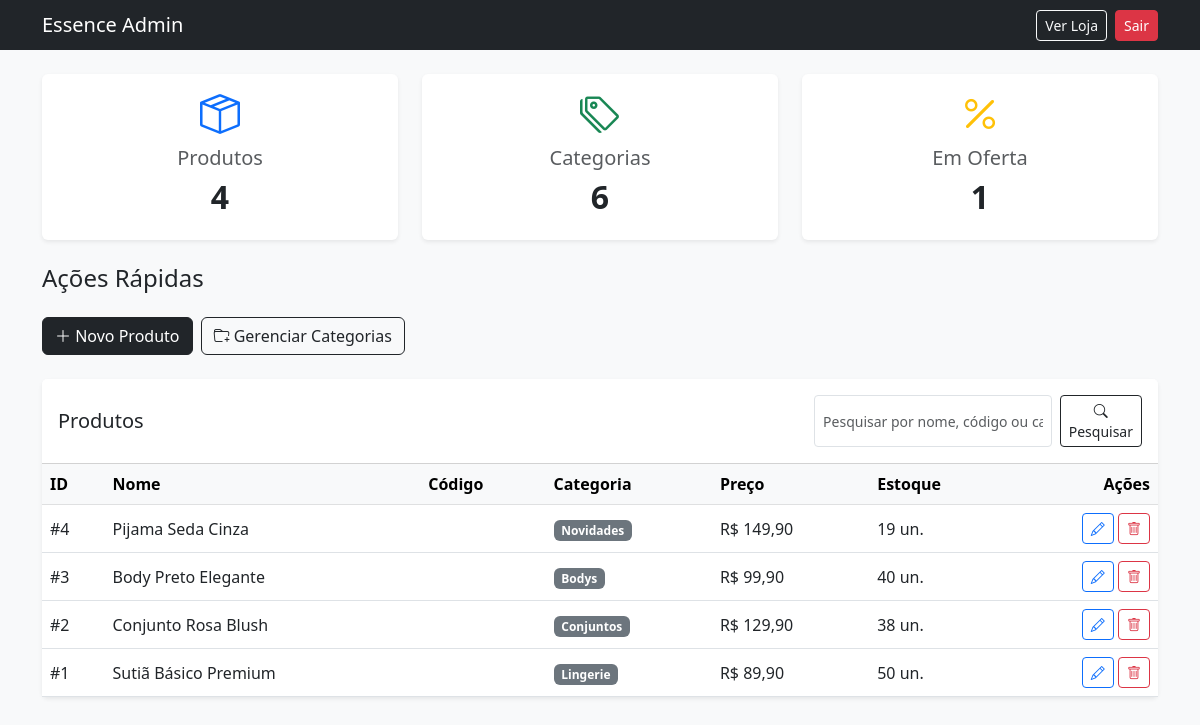
/src/public/admin/index.php (signed in), run on the app's committed database.
### tables this page shows
CREATE TABLE IF NOT EXISTS products (
    id INT AUTO_INCREMENT PRIMARY KEY,
    category_id INT,
    name VARCHAR(100) NOT NULL,
    description TEXT,
    price DECIMAL(10,2) NOT NULL,
    image_url VARCHAR(255),
    sizes JSON DEFAULT NULL,
    stock_by_size JSON DEFAULT NULL,
    is_offer BOOLEAN DEFAULT FALSE,
    created_at TIMESTAMP DEFAULT CURRENT_TIMESTAMP,
    updated_at TIMESTAMP DEFAULT CURRENT_TIMESTAMP ON UPDATE CURRENT_TIMESTAMP,
    FOREIGN KEY (category_id) REFERENCES categories(id) ON DELETE SET NULL,
    INDEX idx_category (category_id),
    INDEX idx_offer (is_offer)
);

CREATE TABLE IF NOT EXISTS categories (
    id INT AUTO_INCREMENT PRIMARY KEY,
    name VARCHAR(50) NOT NULL UNIQUE  
);

### src/config/StockManager.php (called while the page is built, shortened)
<?php
class StockManager {
    public static function getTotalStock($stock_data) {
        $stock = is_string($stock_data) ? json_decode($stock_data, true) ?? [] : $stock_data;
        return array_sum($stock);
    }
}

### src/public/admin/index.php (the view, shortened to what this page needs)
<?php
require_once __DIR__ . '/../../config/StockManager.php';
try {
    $database = new Database();
    $db = $database->getConnection();
    $totalProdutos = $db->query("SELECT COUNT(*) FROM products")->fetchColumn();
    $totalCategorias = $db->query("SELECT COUNT(*) FROM categories")->fetchColumn();
    $produtosOferta = $db->query("SELECT COUNT(*) FROM products WHERE is_offer = 1")->fetchColumn();
    $search = trim($_GET['search'] ?? '');
    $searchSql = '';
    $stmt = $db->prepare("SELECT p.*, c.name as category_name FROM products p
                          LEFT JOIN categories c ON p.category_id = c.id
                          $searchSql
                          ORDER BY p.id DESC LIMIT 20");
    $stmt->execute();
    $ultimosProdutos = $stmt->fetchAll(PDO::FETCH_ASSOC);
} catch (Exception $e) {
    error_log("Erro ao carregar admin: " . $e->getMessage());
    header("Location: /login?error=system_error");
    exit();
}
?>
<!DOCTYPE html>
<html lang="pt-br">
<head>
    <link href="https://cdn.jsdelivr.net/npm/bootstrap@5.3.0/dist/css/bootstrap.min.css" rel="stylesheet">
    <link rel="stylesheet" href="https://cdn.jsdelivr.net/npm/bootstrap-icons@1.11.1/font/bootstrap-icons.css">
</head>
<body class="bg-light">
<nav class="navbar navbar-dark bg-dark mb-4">
    <div class="container">
        <span class="navbar-brand mb-0 h1">Essence Admin</span>
        <div class="d-flex">
            <a href="/" class="btn btn-outline-light btn-sm me-2">Ver Loja</a>
            <a href="/logout" class="btn btn-danger btn-sm">Sair</a>
        </div>
    </div>
</nav>
<div class="container">
    <div class="row mb-4">
        <div class="col-md-4">
            <div class="card border-0 shadow-sm text-center p-3">
                <i class="bi bi-box-seam h1 text-primary"></i>
                <h5 class="text-muted">Produtos</h5>
                <h2 class="fw-bold"><?= $totalProdutos ?></h2>
            </div>
        </div>
        <div class="col-md-4">
            <div class="card border-0 shadow-sm text-center p-3">
                <i class="bi bi-tags h1 text-success"></i>
                <h5 class="text-muted">Categorias</h5>
                <h2 class="fw-bold"><?= $totalCategorias ?></h2>
            </div>
        </div>
        <div class="col-md-4">
            <div class="card border-0 shadow-sm text-center p-3">
                <i class="bi bi-percent h1 text-warning"></i>
                <h5 class="text-muted">Em Oferta</h5>
                <h2 class="fw-bold"><?= $produtosOferta ?></h2>
            </div>
        </div>
    </div>
    <div class="row">
        <div class="col-md-12 mb-4">
            <div class="d-flex justify-content-between align-items-center mb-3">
                <h4 class="fw-light">Ações Rápidas</h4>
            </div>
            <div class="d-flex gap-2">
                <a href="/admin/produtos_cadastrar" class="btn btn-dark">
                    <i class="bi bi-plus-lg"></i> Novo Produto
                </a>
                <a href="/admin/categorias_gerenciar" class="btn btn-outline-dark">
                    <i class="bi bi-folder-plus"></i> Gerenciar Categorias
                </a>
            </div>
        </div>
        <div class="col-md-12">
            <div class="card border-0 shadow-sm">
                <div class="card-header bg-white py-3 d-flex flex-wrap align-items-center justify-content-between gap-2">
                    <h5 class="mb-0">Produtos</h5>
                    <form class="d-flex" method="get" action="">
                        <input type="text" class="form-control form-control-sm me-2" name="search" placeholder="Pesquisar por nome, código ou categoria" value="<?= htmlspecialchars($search ?? '') ?>">
                        <button class="btn btn-outline-dark btn-sm" type="submit"><i class="bi bi-search"></i> Pesquisar</button>
                    </form>
                </div>
                <div class="table-responsive">
                    <table class="table table-hover align-middle mb-0">
                        <thead class="table-light">
                            <tr>
                                <th>ID</th>
                                <th>Nome</th>
                                <th>Código</th>
                                <th>Categoria</th>
                                <th>Preço</th>
                                <th>Estoque</th>
                                <th class="text-end">Ações</th>
                            </tr>
                        </thead>
                        <tbody>
                            <?php if (count($ultimosProdutos) > 0): ?>
                                <?php foreach ($ultimosProdutos as $p): ?>
                                <tr>
                                    <td>#<?= $p['id'] ?></td>
                                    <td><?= htmlspecialchars($p['name']) ?></td>
                                    <td><?= htmlspecialchars($p['codigo'] ?? '') ?></td>
                                    <td><span class="badge bg-secondary"><?= htmlspecialchars($p['category_name'] ?? 'Sem categoria') ?></span></td>
                                    <td>R$ <?= number_format($p['price'], 2, ',', '.') ?></td>
                                    <td><?php
                                        $stock_by_size = $p['stock_by_size'] ? json_decode($p['stock_by_size'], true) : [];
                                        $total_stock = StockManager::getTotalStock($stock_by_size);
                                        echo $total_stock;
                                    ?> un.</td>
                                    <td class="text-end">
                                        <a href="/admin/produtos_editar?id=<?= $p['id'] ?>" class="btn btn-sm btn-outline-primary"><i class="bi bi-pencil"></i></a>
                                        <button type="button" class="btn btn-sm btn-outline-danger btn-deletar"
                                                data-id="<?= $p['id'] ?>" data-nome="<?= htmlspecialchars($p['name']) ?>">
                                            <i class="bi bi-trash"></i>
                                        </button>
                                    </td>
                                </tr>
                                <?php endforeach; ?>
                            <?php else: ?>
                                <tr>
                                    <td colspan="6" class="text-center py-3 text-muted">Nenhum produto cadastrado</td>
                                </tr>
                            <?php endif; ?>
                        </tbody>
                    </table>
                </div>
            </div>
        </div>
    </div>
</div>
</body>
</html>

### data on the page
products: id "4", name "Pijama Seda Cinza", category.name "Novidades", price "149,90", stock_by_size "19"
products: id "3", name "Body Preto Elegante", category.name "Bodys", price "99,90", stock_by_size "40"
products: id "2", name "Conjunto Rosa Blush", category.name "Conjuntos", price "129,90", stock_by_size "38"
products: id "1", name "Sutiã Básico Premium", category.name "Lingerie", price "89,90", stock_by_size "50"

### other printed values
$totalProdutos "4"
$totalCategorias "6"
$produtosOferta "1"
